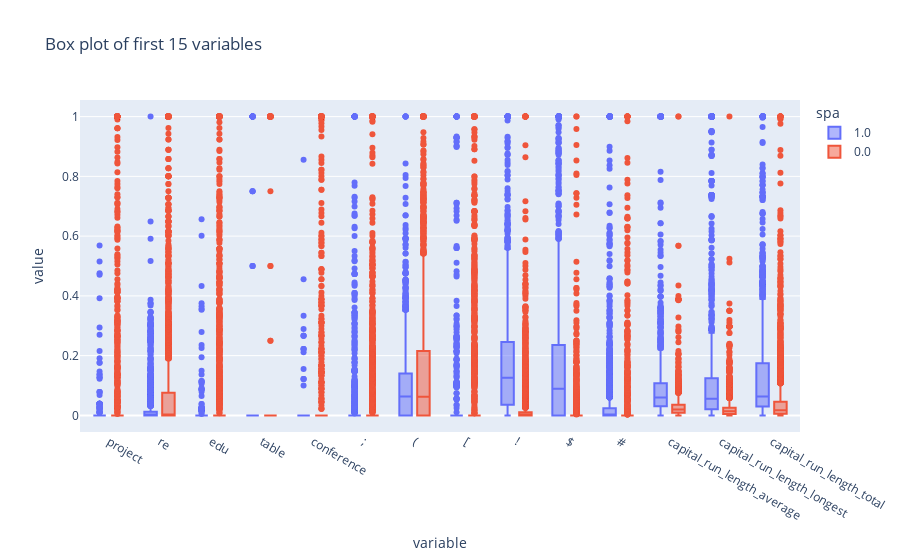

This figure's notebook cell:
### Code cell
fig6 = px.box(  df[columns[-15:]],
                color="spa",
                title="Box plot of last 14 variables")
fig6.show()

### Figure 1 — Plotly figure (JSON) as saved in the notebook; plotly's stock layout.template omitted (floating-point values rounded to 4 significant figures; data arrays with more than 128 entries replaced by an {"elided": "..."} marker saying what was removed)
{"data": [{"alignmentgroup": "True", "hovertemplate": "spa=1.0<br>variable=%{x}<br>value=%{y}<extra></extra>", "legendgroup": "1.0", "marker": {"color": "#636efa"}, "name": "1.0", "notched": false, "offsetgroup": "1.0", "orientation": "v", "showlegend": true, "type": "box", "x": {"elided": "25382 str values"}, "x0": " ", "xaxis": "x", "y": {"elided": "25382 float values"}, "y0": " ", "yaxis": "y"}, {"alignmentgroup": "True", "hovertemplate": "spa=0.0<br>variable=%{x}<br>value=%{y}<extra></extra>", "legendgroup": "0.0", "marker": {"color": "#EF553B"}, "name": "0.0", "notched": false, "offsetgroup": "0.0", "orientation": "v", "showlegend": true, "type": "box", "x": {"elided": "39032 str values"}, "x0": " ", "xaxis": "x", "y": {"elided": "39032 float values"}, "y0": " ", "yaxis": "y"}], "layout": {"boxmode": "group", "legend": {"title": {"text": "spa"}, "tracegroupgap": 0}, "title": {"text": "Box plot of first 15 variables"}, "xaxis": {"anchor": "y", "domain": [0, 1], "title": {"text": "variable"}}, "yaxis": {"anchor": "x", "domain": [0, 1], "title": {"text": "value"}}}}
